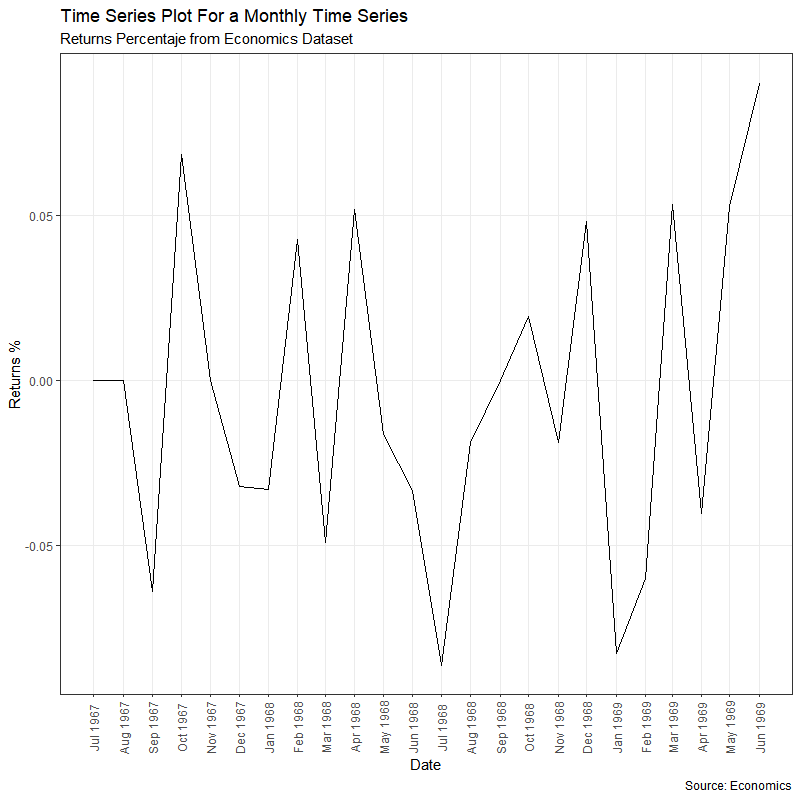

Write R code to recreate this figure.
### TIME SERIES PLOT FOR A MONTHLY TIME SERIES ###

# Import ggplot2 package
library(ggplot2)                                                

# Import lubridate package
library(lubridate)                                              

# Pre-set the black and white theme
theme_set(theme_bw())                                           

lbls <- paste0(month.abb[month($)], " ", lubridate::year($))    # specify the plot labels (see example below)
brks <- $                                                       # specify the plot breaks (see example below)

ggplot(data = ,                                                 # load the data set
       aes(x = )) +                                             # set the x variable (must be in Date format)
  geom_line(aes(y = )) +                                        # set the y variable (must be numerical)
  labs(title = "",                                              # type in the plot title
       subtitle = "",                                           # type in the plot subtitlte
       caption = "",                                            # type in additional captions
       x = "",                                                  # type in the x-axis label
       y = "") +                                                # type in the y-axis label
  scale_x_date(labels = lbls,                                   # set labels = lbls
               breaks = brks) +                                 # set breaks = brks
  theme(axis.text.x = element_text(angle = ,                    # set the x-axis text angle
                                   vjust = ),                   # vjust shifts the x-axis text vertically
        panel.grid.minor = element_blank())                     # do not modify this line of code

# EXAMPLE

library(ggplot2)
library(lubridate)
theme_set(theme_bw())

economics$returns_perc <- c(0, diff(economics$psavert)/economics$psavert[-length(economics$psavert)])

economics_m <- economics[1:24, ]

lbls <- paste0(month.abb[month(economics_m$date)], " ", lubridate::year(economics_m$date))
brks <- economics_m$date

ggplot(data = economics_m,
       aes(x = date)) +
  geom_line(aes(y = returns_perc)) +
  labs(title = "Time Series Plot For a Monthly Time Series",
       subtitle = "Returns Percentaje from Economics Dataset",
       caption = "Source: Economics",
       x = "Date",
       y = "Returns %") +
  scale_x_date(labels = lbls,
               breaks = brks) +
  theme(axis.text.x = element_text(angle = 90,
                                   vjust = 0.5),
        panel.grid.minor = element_blank())
